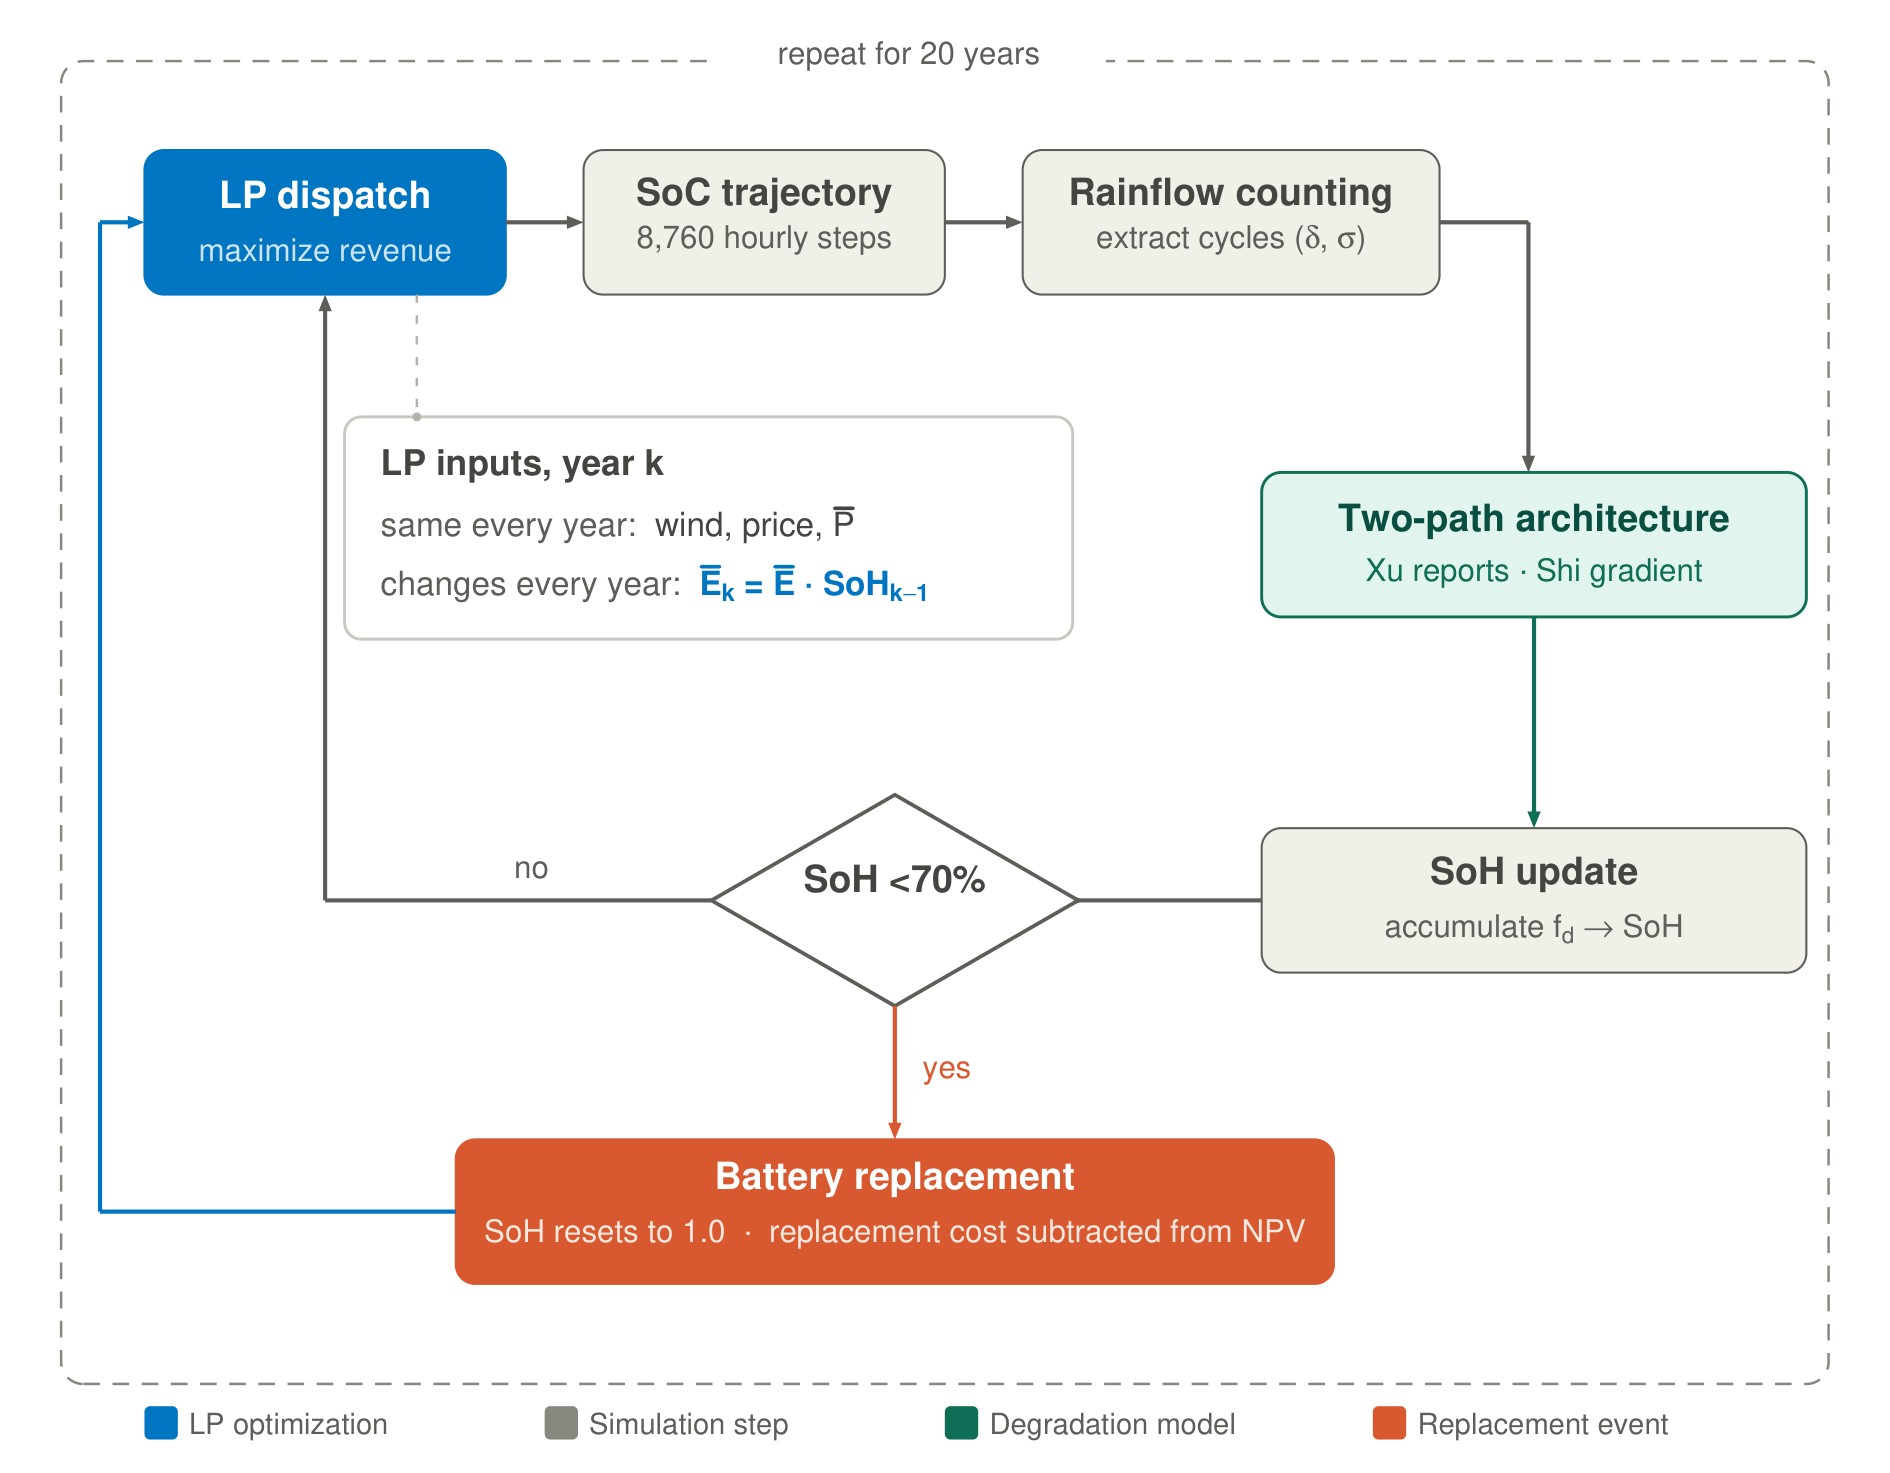

The Python source for this figure:
"""
fig_simulation_loop.py
----------------------
Multi-year simulation loop structure (thesis label fig:simulation_loop).

ReportLab only, no matplotlib.

Coordinate system: ReportLab y=0 is BOTTOM-LEFT.
Design coordinates below are in SVG px, converted with s() and sy().

Run: python fig_simulation_loop.py
Output: set OUTPUT below to "png", "pdf" or "both". Files are written next to
        this script. The PNG is rasterised from the same PDF the vector output
        uses, so the two cannot differ.

PNG export needs PyMuPDF (pip install pymupdf) or Poppler's pdftoppm on PATH.
"""

from __future__ import annotations
from pathlib import Path
import io
import shutil
import subprocess
import tempfile

from reportlab.pdfgen import canvas as rl_canvas
from reportlab.lib.colors import HexColor, white
from reportlab.lib.units import mm
from reportlab.pdfbase.pdfmetrics import stringWidth

# -- Output ------------------------------------------------------------------ #
OUTPUT = "png"                  # "png", "pdf" or "both"
STEM = "fig_simulation_loop"     # output filename without extension

# ── Palette ───────────────────────────────────────────────────────────────────
BLUE    = HexColor("#0076C2")   # LP dispatch (TU Delft blue)
GRAY_F  = HexColor("#F1EFE8")   # gray box fill
GRAY_S  = HexColor("#5F5E5A")   # gray box stroke / arrow
GRAY_T  = HexColor("#444441")   # gray box title text
GRAY_ST = HexColor("#5F5E5A")   # gray box subtitle text
TEAL_F  = HexColor("#E1F5EE")   # two-path fill
TEAL_S  = HexColor("#0F6E56")   # two-path stroke / arrow
TEAL_T  = HexColor("#085041")   # two-path title
CORAL   = HexColor("#D85A30")   # battery replacement / yes arrow
MUTED   = HexColor("#5F5E5A")   # legend + floating labels
DASHED  = HexColor("#888780")   # outer rect

# ── Canvas ────────────────────────────────────────────────────────────────────
# SVG viewBox 680×530 → scale to 160mm wide → scale = 160/680
SCALE   = 160 / 680             # mm per SVG px
FIG_W   = 160 * mm
FIG_H   = 530 * SCALE * mm
DPI     = 300

def s(px):
    """Convert SVG px coordinate to ReportLab points (via mm)."""
    return px * SCALE * mm

def sy(px):
    """Convert SVG y (top-left origin) to ReportLab y (bottom-left origin)."""
    return FIG_H - s(px)


# ── Drawing helpers ───────────────────────────────────────────────────────────
def rr(c, x, y_svg, w, h, r, fill, stroke, sw=0.4):
    """Rounded rect. x,y_svg,w,h,r all in SVG px; converted internally."""
    X, W, H, R = s(x), s(w), s(h), s(r)
    Y = sy(y_svg + h)           # ReportLab y is bottom of box
    p = c.beginPath()
    p.moveTo(X + R, Y)
    p.lineTo(X + W - R, Y)
    p.arcTo(X + W - 2*R, Y,           X + W,     Y + 2*R, startAng=-90, extent=90)
    p.lineTo(X + W, Y + H - R)
    p.arcTo(X + W - 2*R, Y + H - 2*R, X + W,     Y + H,   startAng=0,   extent=90)
    p.lineTo(X + R, Y + H)
    p.arcTo(X,       Y + H - 2*R,     X + 2*R,   Y + H,   startAng=90,  extent=90)
    p.lineTo(X, Y + R)
    p.arcTo(X,       Y,               X + 2*R,   Y + 2*R, startAng=180, extent=90)
    p.close()
    c.setFillColor(fill); c.setStrokeColor(stroke); c.setLineWidth(sw)
    c.drawPath(p, fill=1, stroke=1)


def txt(c, x_svg, y_svg, text, font, size, color, anchor="centre"):
    X, Y = s(x_svg), sy(y_svg)
    c.setFillColor(color); c.setFont(font, size)
    if anchor == "centre":
        c.drawCentredString(X, Y, text)
    elif anchor == "left":
        c.drawString(X, Y, text)


def box(c, x, y_top, w, h, r, fill, stroke, sw,
        title, title_col, title_font, title_size,
        sub, sub_col, sub_size):
    """Draw rounded box with title and subtitle centred inside."""
    rr(c, x, y_top, w, h, r, fill, stroke, sw)
    cx = x + w / 2
    cy_title = y_top + h * 0.38   # title sits at ~38% from top
    cy_sub   = y_top + h * 0.68   # subtitle at ~68% from top
    txt(c, cx, cy_title, title, title_font, title_size, title_col)
    txt(c, cx, cy_sub,   sub,   "Helvetica",  sub_size, sub_col)


def arrow_h(c, x1, x2, y_svg, color, lw=1.0):
    """Horizontal arrow in SVG coordinates."""
    head = s(6); hw = head * 0.4
    X1, X2, Y = s(x1), s(x2), sy(y_svg)
    c.setStrokeColor(color); c.setFillColor(color); c.setLineWidth(lw)
    c.line(X1, Y, X2 - head * 0.7, Y)
    p = c.beginPath()
    p.moveTo(X2, Y); p.lineTo(X2 - head, Y + hw); p.lineTo(X2 - head, Y - hw); p.close()
    c.drawPath(p, fill=1, stroke=0)


def arrow_v(c, x_svg, y1, y2, color, lw=1.0):
    """Vertical arrow (pointing down if y2 > y1 in SVG coords)."""
    head = s(6); hw = head * 0.4
    X = s(x_svg)
    Y1, Y2 = sy(y1), sy(y2)
    # Y2 < Y1 in RL coords when pointing down in SVG
    tip_y = min(Y1, Y2)
    c.setStrokeColor(color); c.setFillColor(color); c.setLineWidth(lw)
    c.line(X, max(Y1, Y2), X, tip_y + head * 0.7)
    p = c.beginPath()
    p.moveTo(X, tip_y); p.lineTo(X - hw, tip_y + head); p.lineTo(X + hw, tip_y + head); p.close()
    c.drawPath(p, fill=1, stroke=0)


def arrow_up(c, x_svg, y1_svg, y2_svg, color, lw=1.0):
    """Vertical arrow pointing UP (y2_svg < y1_svg)."""
    head = s(6); hw = head * 0.4
    X = s(x_svg)
    Y1, Y2 = sy(y1_svg), sy(y2_svg)   # Y2 > Y1 in RL (higher on page)
    tip_y = Y2
    c.setStrokeColor(color); c.setFillColor(color); c.setLineWidth(lw)
    c.line(X, Y1, X, tip_y - head * 0.7)
    p = c.beginPath()
    p.moveTo(X, tip_y); p.lineTo(X - hw, tip_y - head); p.lineTo(X + hw, tip_y - head); p.close()
    c.drawPath(p, fill=1, stroke=0)


def line(c, x1, y1, x2, y2, color, lw=1.0, dash=None):
    """Plain line in SVG coordinates."""
    c.setStrokeColor(color); c.setLineWidth(lw)
    if dash:
        c.setDash(*dash)
    else:
        c.setDash()
    c.line(s(x1), sy(y1), s(x2), sy(y2))
    c.setDash()


def diamond(c, cx, cy, hw, hh, fill, stroke, sw=0.9):
    """Diamond shape centred at (cx,cy) SVG coords."""
    CX, CY = s(cx), sy(cy)
    HW, HH = s(hw), s(hh)
    p = c.beginPath()
    p.moveTo(CX,      CY + HH)   # top tip
    p.lineTo(CX + HW, CY)        # right tip
    p.lineTo(CX,      CY - HH)   # bottom tip
    p.lineTo(CX - HW, CY)        # left tip
    p.close()
    c.setFillColor(fill); c.setStrokeColor(stroke); c.setLineWidth(sw)
    c.drawPath(p, fill=1, stroke=1)


def swatch(c, x, y_svg, color, label):
    SW, SH = s(12), s(12)
    X, Y = s(x), sy(y_svg + 12)
    c.setFillColor(color); c.roundRect(X, Y, SW, SH, s(2), fill=1, stroke=0)
    c.setFillColor(MUTED); c.setFont("Helvetica", 7)
    c.drawString(X + SW + s(4), Y + s(2), label)



def rich_left(c, x_svg, y_svg, segs):
    """Left-anchored rich text at SVG coords.
    segs: list of (text, font, size_pt, color, style); style in {'', 'sub', 'bar'}.
    'bar' overlines the text (E-bar, P-bar); 'sub' draws it as a subscript.
    Sizes are absolute points, like the box text."""
    x = s(x_svg); Y = sy(y_svg)
    for text, font, size, color, style in segs:
        c.setFillColor(color)
        if style == "sub":
            ss = size * 0.72
            c.setFont(font, ss)
            c.drawString(x, Y - size * 0.20, text)
            x += stringWidth(text, font, ss)
        elif style == "bar":
            c.setFont(font, size)
            c.drawString(x, Y, text)
            w = stringWidth(text, font, size)
            inset = size * 0.06
            c.setStrokeColor(color); c.setLineWidth(size * 0.11); c.setLineCap(1)
            yb = Y + size * 0.84
            c.line(x + inset, yb, x + w - inset, yb)
            c.setLineCap(0)
            x += w
        else:
            c.setFont(font, size)
            c.drawString(x, Y, text)
            x += stringWidth(text, font, size)
    return x


def rich_width(segs):
    """Width in points of a rich_left segment list."""
    return sum(stringWidth(text, font, size * 0.72 if style == "sub" else size)
               for text, font, size, _col, style in segs)


def rich_centre(c, cx_svg, y_svg, segs):
    """Centred version of rich_left. cx_svg is an SVG x coordinate."""
    x_svg = cx_svg - rich_width(segs) / (SCALE * mm) / 2
    return rich_left(c, x_svg, y_svg, segs)


# ── Build PDF ─────────────────────────────────────────────────────────────────
def build(buf):
    c = rl_canvas.Canvas(buf, pagesize=(FIG_W, FIG_H))
    c.setFillColor(white)
    c.rect(0, 0, FIG_W, FIG_H, fill=1, stroke=0)

    LW = 1.0   # standard line width

    # ── Outer dashed rectangle ────────────────────────────────────────────
    c.setStrokeColor(DASHED); c.setLineWidth(0.6); c.setDash(4, 3)
    c.roundRect(s(22), sy(22+476), s(636), s(476), s(8), fill=0, stroke=1)
    c.setDash()

    # "repeat for 20 years" label on top edge
    c.setFillColor(white)
    c.roundRect(s(256), sy(14+18), s(142), s(18), s(3), fill=1, stroke=0)
    txt(c, 327, 23, "repeat for 20 years", "Helvetica", 7.5, MUTED)

    # ── Row 1: LP dispatch → SoC → Rainflow ──────────────────────────────
    # LP dispatch (x=52, y=54, w=130, h=52)
    rr(c, 52, 54, 130, 52, 7, BLUE, BLUE, 0.5)
    txt(c, 117, 75, "LP dispatch",     "Helvetica-Bold", 9,   white)
    txt(c, 117, 94, "maximize revenue", "Helvetica",      7.5, HexColor("#cce4f7"))

    arrow_h(c, 182, 210, 80, GRAY_S, LW)

    # SoC trajectory (x=210, y=54, w=130, h=52)
    box(c, 210, 54, 130, 52, 7, GRAY_F, GRAY_S, 0.5,
        "SoC trajectory", GRAY_T, "Helvetica-Bold", 9,
        "8,760 hourly steps", GRAY_ST, 7.5)

    arrow_h(c, 340, 368, 80, GRAY_S, LW)

    # Rainflow counting (x=368, y=54, w=150, h=52)
    box(c, 368, 54, 150, 52, 7, GRAY_F, GRAY_S, 0.5,
        "Rainflow counting", GRAY_T, "Helvetica-Bold", 9,
        "extract cycles (\u03b4, \u03c3)", GRAY_ST, 7.5)

    # Rainflow right → step down to Two-path top
    line(c, 518, 80, 550, 80,  GRAY_S, LW)
    arrow_v(c, 550, 80, 170, GRAY_S, LW)

    # ── Right column: Two-path → SoH update ──────────────────────────────
    # Two-path (x=454, y=170, w=196, h=52)
    rr(c, 454, 170, 196, 52, 7, TEAL_F, TEAL_S, 0.7)
    txt(c, 552, 191, "Two-path architecture", "Helvetica-Bold", 9,   TEAL_T)
    txt(c, 552, 209, "Xu reports \u00b7 Shi gradient", "Helvetica",      7.5, TEAL_S)

    arrow_v(c, 552, 222, 298, TEAL_S, LW)

    # SoH update (x=454, y=298, w=196, h=52). Drawn as box plus rich subtitle so
    # that f_d carries its subscript, as in Chapters 2 and 3.
    rr(c, 454, 298, 196, 52, 7, GRAY_F, GRAY_S, 0.5)
    txt(c, 552, 318, "SoH update", "Helvetica-Bold", 9, GRAY_T)
    rich_centre(c, 552, 337, [
        ("accumulate f", "Helvetica", 7.5, GRAY_ST, ""),
        ("d",            "Helvetica", 7.5, GRAY_ST, "sub"),
        (" \u2192 SoH",  "Helvetica", 7.5, GRAY_ST, ""),
    ])

    # SoH update left edge (454,324) → horizontal to diamond right tip (390,324)
    arrow_h(c, 454, 390, 324, GRAY_S, LW)

    # ── Diamond: center=(322,324), hw=66, hh=38 ───────────────────────────
    # right-tip=(388,324) left-tip=(256,324) top=(322,286) bottom=(322,362)
    diamond(c, 322, 324, 66, 38, white, GRAY_S, 0.9)
    txt(c, 322, 321, "SoH <70%", "Helvetica-Bold", 9, GRAY_T)

    # ── YES branch: bottom-tip (322,362) → down → battery replacement ────
    arrow_v(c, 322, 362, 410, CORAL, LW)
    txt(c, 332, 388, "yes", "Helvetica", 7.5, CORAL, anchor="left")

    # Battery replacement (x=164, y=410, w=316, h=52)
    rr(c, 164, 410, 316, 52, 7, CORAL, CORAL, 0.5)
    txt(c, 322, 428, "Battery replacement", "Helvetica-Bold", 9, white)
    txt(c, 322, 447, "SoH resets to 1.0  \u00b7  replacement cost subtracted from NPV",
        "Helvetica", 7.5, HexColor("#fde8e0"))

    # YES loop back: battery left (164,436) → left to x=36 → up to LP left-mid (36,80) → right into LP
    line(c, 164, 436,  36, 436, BLUE, LW)
    line(c,  36, 436,  36,  80, BLUE, LW)
    arrow_h(c, 36, 52, 80, BLUE, LW)

    # ── NO branch: left-tip (256,324) → left to x=117 → up to LP bottom-mid (117,106)
    line(c, 256, 324, 117, 324, GRAY_S, LW)
    arrow_up(c, 117, 324, 106, GRAY_S, LW)
    txt(c, 185, 316, "no", "Helvetica", 7.5, GRAY_ST, anchor="left")

    # ── Annotation: which LP inputs change between years (Jenna comment 2) ─
    BORD = HexColor("#C9C8C2"); LEAD = HexColor("#B4B3AC")
    INKA = HexColor("#444441"); GRYA = HexColor("#5F5E5A")
    AB, AR, ASZ = "Helvetica-Bold", "Helvetica", 8.0

    # callout box in the empty interior of the loop
    rr(c, 124, 150, 262, 80, 6, white, BORD, 0.7)
    # dotted leader from LP-dispatch bottom down to the callout
    c.setStrokeColor(LEAD); c.setLineWidth(0.6); c.setDash(2, 3)
    c.line(s(150), sy(106), s(150), sy(150)); c.setDash()
    c.setFillColor(LEAD); c.circle(s(150), sy(150), s(1.6), fill=1, stroke=0)
    # heading + the fixed / varying contrast
    txt(c, 137, 171, "LP inputs, year k", AB, 8.5, INKA, anchor="left")
    rich_left(c, 137, 193, [
        ("same every year:  ", AR, ASZ, GRYA, ""),
        ("wind, price, ",      AR, ASZ, INKA, ""),
        ("P",                  AR, ASZ, INKA, "bar"),
    ])
    rich_left(c, 137, 214, [
        ("changes every year:  ", AR, ASZ, GRYA, ""),
        ("E",           AB, ASZ, BLUE, "bar"),
        ("k",           AB, ASZ, BLUE, "sub"),
        (" = ",         AB, ASZ, BLUE, ""),
        ("E",           AB, ASZ, BLUE, "bar"),
        (" \u00b7 SoH", AB, ASZ, BLUE, ""),
        ("k\u22121",    AB, ASZ, BLUE, "sub"),
    ])


    # ── Legend ────────────────────────────────────────────────────────────
    swatch(c,  52, 506, BLUE,   "LP optimization")
    swatch(c, 196, 506, DASHED, "Simulation step")
    swatch(c, 340, 506, TEAL_S, "Degradation model")
    swatch(c, 494, 506, CORAL,  "Replacement event")

    c.save()


# -- Output ------------------------------------------------------------------ #
def write_png(pdf_bytes: bytes, png_path: Path, dpi: int = DPI) -> bool:
    """Rasterise an in-memory PDF to PNG. PyMuPDF first, then Poppler's pdftoppm."""
    try:
        try:
            import pymupdf              # PyMuPDF 1.24.3 and later
        except ImportError:
            import fitz as pymupdf      # older releases expose it as fitz
        doc = pymupdf.open(stream=pdf_bytes, filetype="pdf")
        doc.load_page(0).get_pixmap(dpi=dpi, alpha=False).save(str(png_path))
        doc.close()
        return True
    except ImportError:
        pass
    exe = shutil.which("pdftoppm")
    if exe is None:
        print("PNG not written. Install PyMuPDF with: pip install pymupdf")
        return False
    with tempfile.TemporaryDirectory() as tmp:
        tmp_pdf = Path(tmp) / "page.pdf"
        tmp_pdf.write_bytes(pdf_bytes)
        subprocess.run([exe, "-png", "-r", str(dpi), "-singlefile",
                        str(tmp_pdf), str(png_path.with_suffix(""))], check=True)
    return True


if OUTPUT not in ("png", "pdf", "both"):
    raise ValueError(f'OUTPUT must be "png", "pdf" or "both", not {OUTPUT!r}')

OUT = Path(__file__).parent

pdf_buf = io.BytesIO()
build(pdf_buf)
pdf_bytes = pdf_buf.getvalue()

if OUTPUT in ("pdf", "both"):
    pdf_path = OUT / f"{STEM}.pdf"
    pdf_path.write_bytes(pdf_bytes)
    print(f"Saved {pdf_path.name}  ({len(pdf_bytes) // 1024} KB)")

if OUTPUT in ("png", "both"):
    png_path = OUT / f"{STEM}.png"
    if write_png(pdf_bytes, png_path):
        print(f"Saved {png_path.name}  ({DPI} dpi)")
